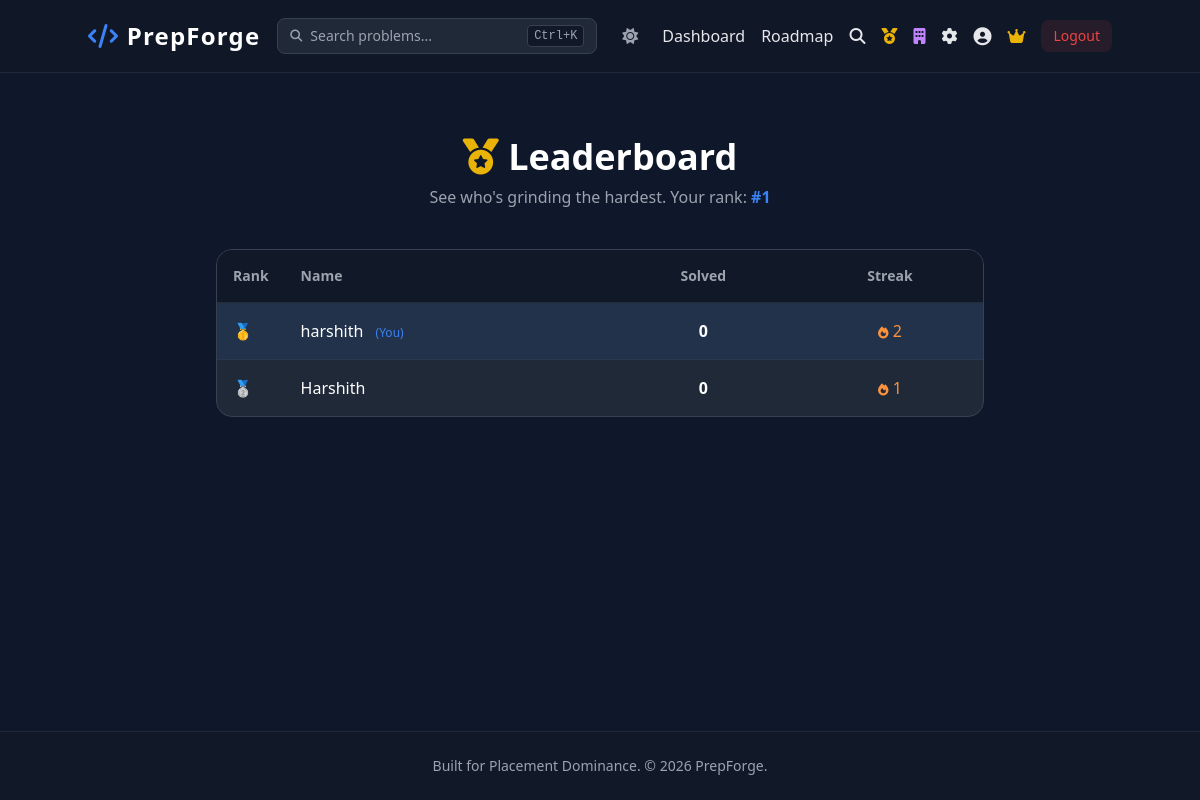
Page /leaderboard (signed in) on the earlier database version.
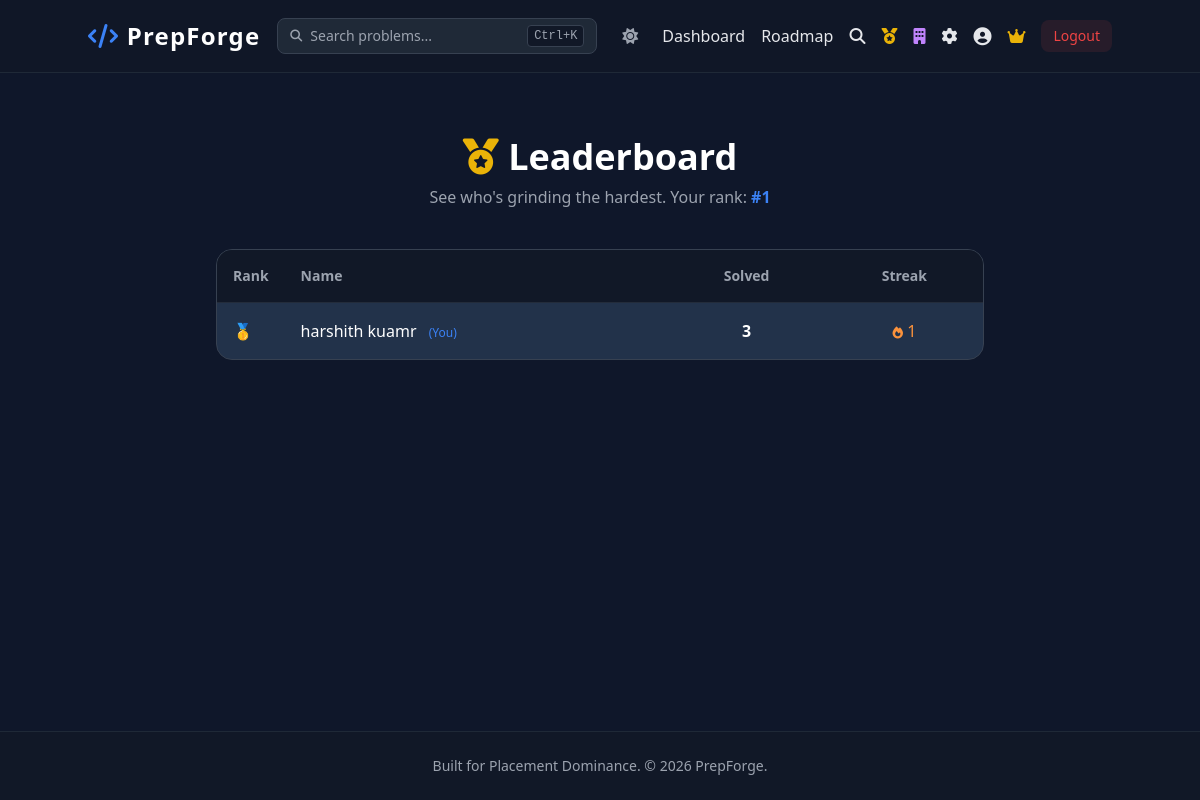
Same page on the later database version.
### tables this page shows
CREATE TABLE users (
                    id INTEGER PRIMARY KEY AUTOINCREMENT,
                    name TEXT NOT NULL,
                    email TEXT UNIQUE NOT NULL,
                    password TEXT NOT NULL,
                    is_admin BOOLEAN DEFAULT 0,
                    current_streak INTEGER DEFAULT 0,
                    last_active_date DATE
                 );

### app.py (the view)
@app.route('/leaderboard')
@login_required
def leaderboard():
    conn = get_db()
    user_id = session['user_id']
    leaders = conn.execute('''
        SELECT u.id, u.name, u.current_streak,
               COUNT(up.problem_id) as solved,
               RANK() OVER (ORDER BY COUNT(up.problem_id) DESC, u.current_streak DESC) as rank
        FROM users u
        LEFT JOIN user_progress up ON u.id = up.user_id
        GROUP BY u.id
        ORDER BY solved DESC, u.current_streak DESC
        LIMIT 25
    ''').fetchall()
    my_rank = conn.execute('''
        SELECT rank FROM (
            SELECT u.id,
                   RANK() OVER (ORDER BY COUNT(up.problem_id) DESC, u.current_streak DESC) as rank
            FROM users u
            LEFT JOIN user_progress up ON u.id = up.user_id
            GROUP BY u.id
        ) WHERE id = ?
    ''', (user_id,)).fetchone()
    conn.close()
    return render_template('leaderboard.html', leaders=leaders, my_rank=my_rank['rank'] if my_rank else None)

### app.py (called while the page is built)
def get_db():
    conn = sqlite3.connect(DATABASE, timeout=15)
    conn.row_factory = sqlite3.Row
    return conn

@app.context_processor
def inject_globals():
    return {'current_year': datetime.now().year}

def login_required(f):
    @wraps(f)
    def decorated_function(*args, **kwargs):
        if 'user_id' not in session:
            flash('Please log in to access this page.', 'warning')
            return redirect(url_for('login'))
        return f(*args, **kwargs)
    return decorated_function

### templates/leaderboard.html (shortened to what this page needs)
{% extends 'base.html' %}
{% block content %}
<div class="max-w-3xl mx-auto mt-8">
    <div class="text-center mb-10">
        <h1 class="text-4xl font-bold text-white mb-2"><i class="fas fa-medal text-yellow-500"></i> Leaderboard</h1>
        <p class="text-gray-400">See who's grinding the hardest. Your rank: <span class="text-brand font-bold">#{{ my_rank or '—' }}</span></p>
    </div>
    <div class="bg-gray-800 rounded-2xl border border-gray-700 overflow-hidden">
        <table class="w-full text-left">
            <thead class="bg-gray-900 text-gray-400 text-sm">
                <tr>
                    <th class="p-4 w-16">Rank</th>
                    <th class="p-4">Name</th>
                    <th class="p-4 text-center">Solved</th>
                    <th class="p-4 text-center hidden sm:table-cell">Streak</th>
                </tr>
            </thead>
            <tbody>
                {% for leader in leaders %}
                <tr class="border-t border-gray-700/50 {% if leader.id == session.user_id %}bg-brand/10{% else %}hover:bg-gray-700/20{% endif %} transition">
                    <td class="p-4">
                        {% if leader.rank == 1 %}
                            <span class="text-yellow-400 font-bold">🥇</span>
                        {% elif leader.rank == 2 %}
                            <span class="text-gray-300 font-bold">🥈</span>
                        {% elif leader.rank == 3 %}
                            <span class="text-orange-400 font-bold">🥉</span>
                        {% else %}
                            <span class="text-gray-500 font-medium">#{{ leader.rank }}</span>
                        {% endif %}
                    </td>
                    <td class="p-4">
                        <span class="font-medium text-white">{{ leader.name }}</span>
                        {% if leader.id == session.user_id %}
                            <span class="text-xs text-brand ml-2">(You)</span>
                        {% endif %}
                    </td>
                    <td class="p-4 text-center font-bold text-white">{{ leader.solved }}</td>
                    <td class="p-4 text-center hidden sm:table-cell">
                        {% if leader.current_streak > 0 %}
                            <span class="text-orange-400"><i class="fas fa-fire text-xs"></i> {{ leader.current_streak }}</span>
                        {% else %}
                            <span class="text-gray-600">—</span>
                        {% endif %}
                    </td>
                </tr>
                {% endfor %}
            </tbody>
        </table>
    </div>
</div>
{% endblock %}

### templates/base.html (shortened to what this page needs)
<!DOCTYPE html>
<html lang="en" class="dark">
<head>
    <script src="https://cdn.tailwindcss.com"></script>
    <link rel="stylesheet" href="https://cdnjs.cloudflare.com/ajax/libs/font-awesome/6.4.0/css/all.min.css">
    <link rel="stylesheet" href="{{ url_for('static', filename='css/custom.css') }}">
</head>
<body class="bg-darkbg text-gray-200 min-h-screen font-sans flex flex-col">
    <nav class="bg-gray-900/95 backdrop-blur border-b border-gray-800 p-4 sticky top-0 z-50">
        <div class="container mx-auto flex justify-between items-center gap-4">
            <a href="{{ url_for('home') }}" class="text-2xl font-bold text-white tracking-wider shrink-0">
                <i class="fa-solid fa-code text-brand"></i> PrepForge
            </a>
            {% if session.user_id %}
            <button id="quick-search-btn" class="hidden md:flex items-center gap-2 bg-gray-800 border border-gray-700 rounded-lg px-3 py-1.5 text-sm text-gray-400 hover:border-gray-600 hover:text-gray-300 transition flex-1 max-w-xs">
                <i class="fas fa-search text-xs"></i>
                <span>Search problems...</span>
                <kbd class="ml-auto text-xs bg-gray-900 px-1.5 py-0.5 rounded border border-gray-700">Ctrl+K</kbd>
            </button>
            {% endif %}
            <div class="hidden md:flex gap-4 items-center shrink-0">
                <button id="theme-toggle" class="text-gray-400 hover:text-yellow-400 transition p-2" aria-label="Toggle theme">
                    <i class="fas fa-sun hidden dark:inline"></i>
                </button>
                {% if session.user_id %}
                    <a href="{{ url_for('dashboard') }}" class="hover:text-brand transition {% if request.endpoint == 'dashboard' %}nav-link-active font-medium{% endif %}">Dashboard</a>
                    <a href="{{ url_for('roadmap') }}" class="hover:text-brand transition {% if request.endpoint in ['roadmap', 'topic'] %}nav-link-active font-medium{% endif %}">Roadmap</a>
                    <a href="{{ url_for('search') }}" class="hover:text-brand transition {% if request.endpoint == 'search' %}nav-link-active font-medium{% endif %}"><i class="fas fa-search"></i></a>
                    <a href="{{ url_for('leaderboard') }}" class="hover:text-brand transition {% if request.endpoint == 'leaderboard' %}nav-link-active font-medium{% endif %}"><i class="fas fa-medal text-yellow-500"></i></a>
                    <a href="{{ url_for('company') }}" class="text-purple-400 hover:text-purple-300 transition font-medium"><i class="fas fa-building"></i></a>
                    <a href="{{ url_for('settings') }}" class="hover:text-brand transition {% if request.endpoint == 'settings' %}text-brand{% endif %}"><i class="fas fa-cog"></i></a>
                    <a href="{{ url_for('profile') }}" class="hover:text-brand transition {% if request.endpoint == 'profile' %}nav-link-active{% endif %}"><i class="fas fa-user-circle text-lg"></i></a>
                    {% if session.is_admin %}
                        <a href="{{ url_for('admin') }}" class="text-yellow-500 hover:text-yellow-400"><i class="fas fa-crown"></i></a>
                    {% endif %}
                    <a href="{{ url_for('logout') }}" class="bg-red-500/10 text-red-500 px-3 py-1.5 rounded-lg hover:bg-red-500/20 text-sm">Logout</a>
                {% else %}
                    <a href="{{ url_for('login') }}" class="hover:text-brand transition">Login</a>
                    <a href="{{ url_for('register') }}" class="bg-brand text-white px-4 py-2 rounded-lg hover:bg-blue-600 transition">Get Started</a>
                {% endif %}
            </div>
        </div>
    </nav>
    <main class="flex-grow container mx-auto p-4 animate-fade-in">
        {% block content %}{% endblock %}
    </main>
    <footer class="bg-gray-900 border-t border-gray-800 py-6 text-center mt-12 text-gray-400 text-sm">
        <p>Built for Placement Dominance. &copy; {{ current_year }} PrepForge.</p>
    </footer>
</body>
</html>

### static/css/custom.css (style rules this page uses)
:root { --square-size: 12px; --square-gap: 4px; --level-0: #374151; --level-1: #0e4429; --level-2: #006d32; --level-3: #26a641; --level-4: #39d353; }
body { font-family: 'Inter', system-ui, -apple-system, sans-serif; }
.nav-link-active { color: #3b82f6; }
.animate-fade-in { animation: fade-in 0.4s ease-out; }

Differences in the rows shown:
removed users: name "Harshith", solved "0", current_streak "1"
changed users: name "harshith" → "harshith kuamr"; solved "0" → "3"; current_streak "2" → "1"
